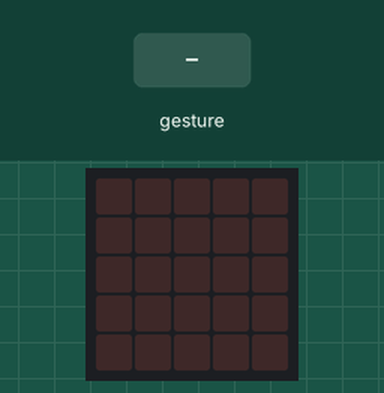
Simulated run of this program. Board: BBC micro:bit (MakeCode). On the bench: the board's 5×5 LED display. Inputs (shaded band) come from the test bench. Random numbers come from a fixed seed; a tilt is held for 1.5 s and a shake lasts 1 s, then the board lies face up again.

Above: at 1.2 s.
1.3 s: gesture 'shake'
At 2.1 s:
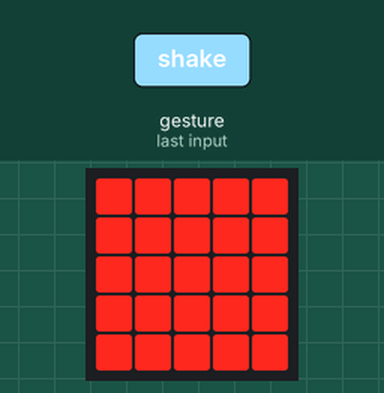
3.0 s: gesture 'shake'
At 4.6 s:
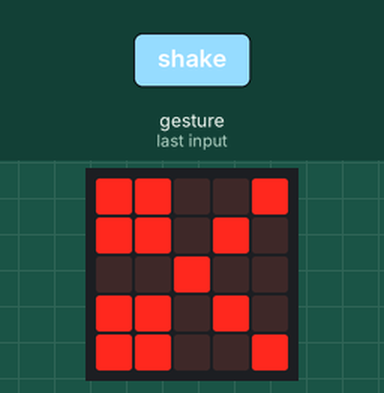
Timing chart, 0 to 6.1 s (numbered marks = the images above; inputs shaded):
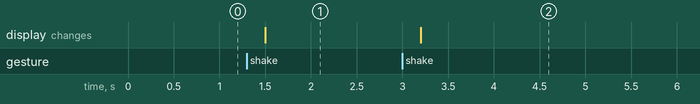

The program:

main.ts
```typescript
let Mão = 0
input.onGesture(Gesture.Shake, function () {
    Mão = randint(0, 2)
    if (Mão == 0) {
        basic.showLeds(`
            # # # # #
            # # # # #
            # # # # #
            # # # # #
            # # # # #
            `)
    } else if (Mão == 1) {
        basic.showLeds(`
            . # # # .
            # # # # #
            # . # . #
            . # # # .
            . # # # .
            `)
    } else if (Mão == 2) {
        basic.showLeds(`
            # # . . #
            # # . # .
            . . # . .
            # # . # .
            # # . . #
            `)
    }
})
```

test.ts
```typescript
// os teses vão aqui; isto não será compilado quando este pacote for usado como extensão.
```

Measured:
- after the input at 1.3 s, the display: changes after 0.20 s (image 1)
- after the input at 3.0 s, the display: changes after 0.20 s (image 2)
